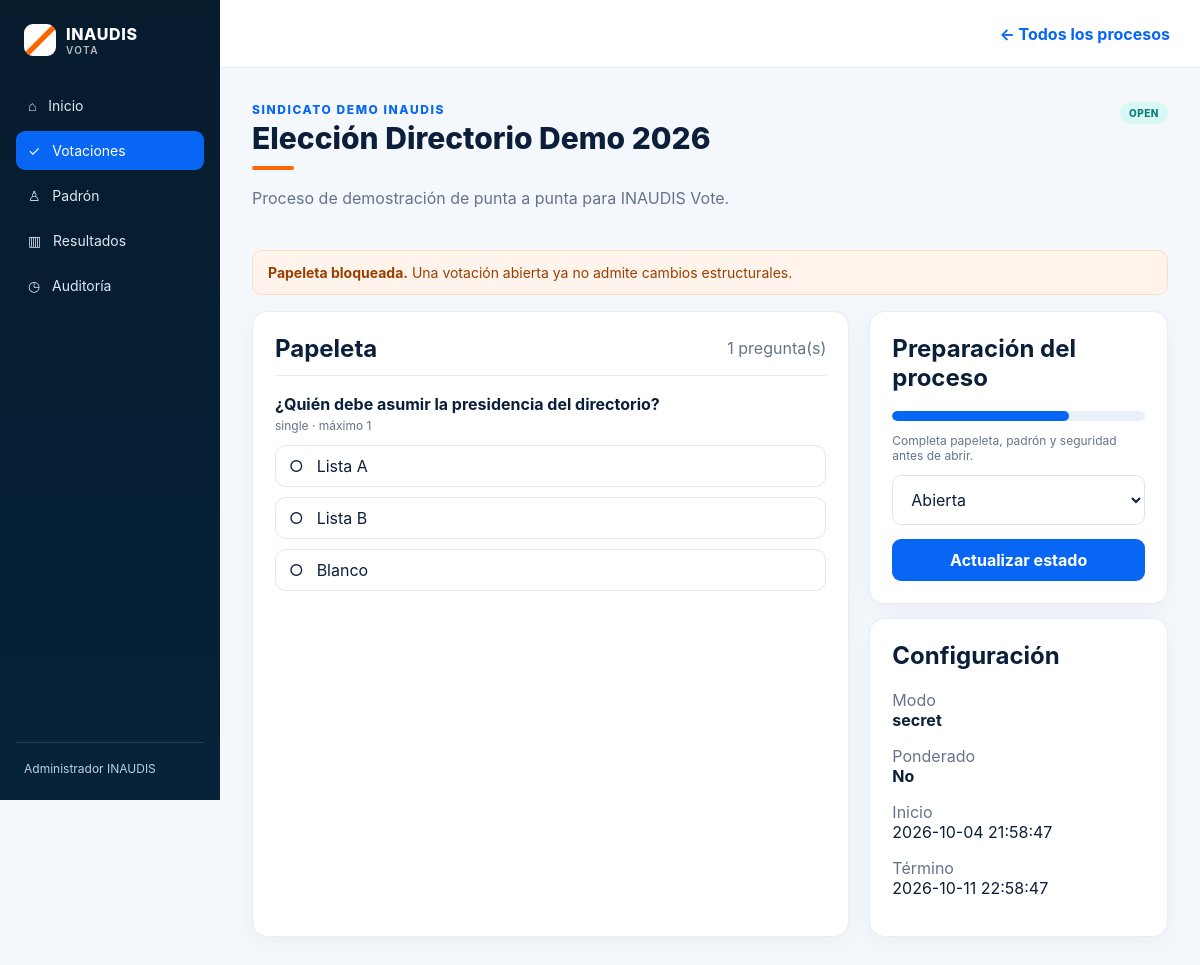
Page /election.php?id=1 (signed in) on the committed database.
### tables this page shows
CREATE TABLE elections (
    id BIGINT UNSIGNED AUTO_INCREMENT PRIMARY KEY,
    organization_id BIGINT UNSIGNED NOT NULL,
    title VARCHAR(180) NOT NULL,
    description TEXT NULL,
    voting_mode ENUM('secret','public') NOT NULL DEFAULT 'secret',
    status ENUM('draft','scheduled','open','closed','cancelled') NOT NULL DEFAULT 'draft',
    starts_at DATETIME NULL,
    ends_at DATETIME NULL,
    allow_weighted_vote TINYINT(1) NOT NULL DEFAULT 0,
    ballot_locked_at DATETIME NULL,
    census_locked_at DATETIME NULL,
    created_by BIGINT UNSIGNED NOT NULL,
    created_at DATETIME NOT NULL DEFAULT CURRENT_TIMESTAMP,
    updated_at DATETIME NOT NULL DEFAULT CURRENT_TIMESTAMP ON UPDATE CURRENT_TIMESTAMP,
    CONSTRAINT fk_elections_organization FOREIGN KEY (organization_id) REFERENCES organizations(id),
    CONSTRAINT fk_elections_creator FOREIGN KEY (created_by) REFERENCES users(id)
);

CREATE TABLE organizations (
    id BIGINT UNSIGNED AUTO_INCREMENT PRIMARY KEY,
    name VARCHAR(150) NOT NULL,
    tax_id VARCHAR(32) NULL,
    slug VARCHAR(120) NOT NULL UNIQUE,
    logo_path VARCHAR(255) NULL,
    primary_color VARCHAR(7) NULL,
    secondary_color VARCHAR(7) NULL,
    status ENUM('active','inactive') NOT NULL DEFAULT 'active',
    created_at DATETIME NOT NULL DEFAULT CURRENT_TIMESTAMP,
    updated_at DATETIME NOT NULL DEFAULT CURRENT_TIMESTAMP ON UPDATE CURRENT_TIMESTAMP
);

CREATE TABLE questions (
    id BIGINT UNSIGNED AUTO_INCREMENT PRIMARY KEY,
    election_id BIGINT UNSIGNED NOT NULL,
    text TEXT NOT NULL,
    question_type ENUM('single','multiple') NOT NULL DEFAULT 'single',
    min_choices INT UNSIGNED NOT NULL DEFAULT 1,
    max_choices INT UNSIGNED NOT NULL DEFAULT 1,
    sort_order INT UNSIGNED NOT NULL DEFAULT 0,
    created_at DATETIME NOT NULL DEFAULT CURRENT_TIMESTAMP,
    CONSTRAINT fk_questions_election FOREIGN KEY (election_id) REFERENCES elections(id) ON DELETE CASCADE
);

CREATE TABLE options (
    id BIGINT UNSIGNED AUTO_INCREMENT PRIMARY KEY,
    question_id BIGINT UNSIGNED NOT NULL,
    label VARCHAR(255) NOT NULL,
    sort_order INT UNSIGNED NOT NULL DEFAULT 0,
    created_at DATETIME NOT NULL DEFAULT CURRENT_TIMESTAMP,
    CONSTRAINT fk_options_question FOREIGN KEY (question_id) REFERENCES questions(id) ON DELETE CASCADE
);

### app/Core/Database.php (called while the page is built, shortened)
<?php
final class Database
{
    private static ?PDO $connection = null;
    public static function connection(): PDO
    {
        if (self::$connection instanceof PDO) {
            return self::$connection;
        }
        $host = getenv('DB_HOST') ?: '127.0.0.1';
        $port = getenv('DB_PORT') ?: '3306';
        $database = getenv('DB_NAME') ?: (getenv('DB_DATABASE') ?: 'inaudis_vote');
        $username = getenv('DB_USER') ?: (getenv('DB_USERNAME') ?: 'root');
        $password = getenv('DB_PASSWORD') ?: '';
        $dsn = sprintf(
            'mysql:host=%s;port=%s;dbname=%s;charset=utf8mb4',
            $host,
            $port,
            $database
        );
        try {
            self::$connection = new PDO($dsn, $username, $password, [
                PDO::ATTR_ERRMODE => PDO::ERRMODE_EXCEPTION,
                PDO::ATTR_DEFAULT_FETCH_MODE => PDO::FETCH_ASSOC,
                PDO::ATTR_EMULATE_PREPARES => false,
            ]);
        } catch (PDOException $exception) {
            throw new RuntimeException('No fue posible conectar con la base de datos.', 0, $exception);
        }
        return self::$connection;
    }
}

### app/Services/ElectionService.php (called while the page is built, shortened)
<?php
final class ElectionService
{
    public static function find(int $id): ?array
    {
        $stmt = Database::connection()->prepare('SELECT e.*, o.name organization_name FROM elections e JOIN organizations o ON o.id=e.organization_id WHERE e.id=:id');
        $stmt->execute(['id' => $id]);
        $row = $stmt->fetch(PDO::FETCH_ASSOC);
        return $row ?: null;
    }
    public static function questions(int $electionId): array
    {
        $pdo=Database::connection();
        $stmt=$pdo->prepare('SELECT * FROM questions WHERE election_id=:id ORDER BY sort_order,id');$stmt->execute(['id'=>$electionId]);
        $questions=$stmt->fetchAll(PDO::FETCH_ASSOC);$opt=$pdo->prepare('SELECT id,label,sort_order FROM options WHERE question_id=:id ORDER BY sort_order,id');
        foreach($questions as &$q){$opt->execute(['id'=>$q['id']]);$q['options']=$opt->fetchAll(PDO::FETCH_ASSOC);}return $questions;
    }
}

### public/election.php (the view, shortened to what this page needs)
<?php
declare(strict_types=1);require dirname(__DIR__).'/config/bootstrap.php';use InaudisVote\Core\Authorization;use InaudisVote\Core\Csrf;use InaudisVote\Services\ElectionService;$user=Authorization::requireRoles(['admin','organizer']);$id=(int)($_GET['id']??0);$election=ElectionService::find($id);if(!$election||!Authorization::canManageElection($user,(int)$election['organization_id'])){http_response_code(404);exit('Votación no encontrada.');}$error=null;if($_SERVER['REQUEST_METHOD']==='POST'){if(!Csrf::validate($_POST['_csrf']??null)){$error='Solicitud inválida.';}else{try{$action=(string)($_POST['action']??'');if($action==='add_question')ElectionService::addQuestion($id,$_POST);if($action==='delete_question')ElectionService::deleteQuestion($id,(int)($_POST['question_id']??0));if($action==='status')ElectionService::setStatus($id,(string)($_POST['status']??''));header('Location: /election.php?id='.$id.'&ok=1');exit;}catch(Throwable $e){$error=$e->getMessage();}}}$election=ElectionService::find($id);$questions=ElectionService::questions($id);$editable=in_array($election['status'],['draft','scheduled'],true)&&empty($election['ballot_locked_at']);$statusClass=$election['status']==='open'?'v-status-open':($election['status']==='closed'?'v-status-closed':'v-status-draft');
?><!doctype html><html lang="es"><head><link rel="stylesheet" href="/assets/inaudis-vota.css"></head><body class="vota-ui"><div class="v-shell"><aside class="v-sidebar"><div class="v-brand"><span class="v-brandmark"></span><span>INAUDIS<small>VOTA</small></span></div><nav class="v-nav"><a href="/dashboard.php">⌂ &nbsp; Inicio</a><a class="active" href="/elections.php">✓ &nbsp; Votaciones</a><a href="/census.php?election_id=<?=$id?>">♙ &nbsp; Padrón</a><a href="/results.php?election_id=<?=$id?>">▥ &nbsp; Resultados</a><a href="/audit.php">◷ &nbsp; Auditoría</a></nav><div class="v-sidebar-foot"><?=htmlspecialchars($user['name'])?></div></aside><div class="v-main"><header class="v-topbar"><a class="v-link" href="/elections.php">← Todos los procesos</a></header><main class="v-content"><div class="v-headrow"><div><div class="v-kicker"><?=htmlspecialchars($election['organization_name'])?></div><h1 class="v-title"><?=htmlspecialchars($election['title'])?></h1><div class="v-accent-line"></div><p class="v-subtitle"><?=htmlspecialchars((string)$election['description'])?></p></div><span class="v-status <?=$statusClass?>"><?=htmlspecialchars($election['status'])?></span></div><?php if(!$editable):?><div class="v-alert v-alert-warn"><strong>Papeleta bloqueada.</strong> Una votación abierta ya no admite cambios estructurales.</div><?php endif;?><div class="v-grid-2" style="grid-template-columns:2fr 1fr"><section class="v-stack"><div class="v-card v-pad"><div class="v-section-head"><h2 style="margin:0">Papeleta</h2><span class="v-muted"><?=count($questions)?> pregunta(s)</span></div><?php foreach($questions as $q):?><article style="border-top:1px solid var(--line);padding:18px 0"><div class="v-section-head"><div><strong><?=htmlspecialchars($q['text'])?></strong><div class="v-muted" style="font-size:12px;margin-top:4px"><?=htmlspecialchars($q['question_type'])?> · máximo <?=$q['max_choices']?></div></div></div><?php foreach($q['options'] as $o):?><div class="v-option" style="cursor:default;padding:10px 13px"><span>○</span><?=htmlspecialchars($o['label'])?></div><?php endforeach;?></article><?php endforeach;?></div></section><aside class="v-stack"><div class="v-card v-pad"><h2 style="margin-top:0">Preparación del proceso</h2><div class="v-progress"><span style="width:<?=$questions?70:35?>%"></span></div><p class="v-muted" style="font-size:12px">Completa papeleta, padrón y seguridad antes de abrir.</p><form method="post" class="v-stack"><select class="v-field" name="status"><?php foreach(['draft'=>'Borrador','scheduled'=>'Programada','open'=>'Abierta','closed'=>'Cerrada','cancelled'=>'Cancelada'] as $v=>$label):?><option value="<?=$v?>" <?=$election['status']===$v?'selected':''?>><?=$label?></option><?php endforeach;?></select><button class="v-btn v-btn-primary">Actualizar estado</button></form></div><div class="v-card v-pad"><h2 style="margin-top:0">Configuración</h2><p><span class="v-muted">Modo</span><br><strong><?=htmlspecialchars($election['voting_mode'])?></strong></p><p><span class="v-muted">Ponderado</span><br><strong><?=$election['allow_weighted_vote']?'Sí':'No'?></strong></p><p><span class="v-muted">Inicio</span><br><?=htmlspecialchars((string)$election['starts_at'])?></p><p><span class="v-muted">Término</span><br><?=htmlspecialchars((string)$election['ends_at'])?></p></div></aside></div></main></div></div></body></html>

### public/assets/inaudis-vota.css (style rules this page uses)
:root { --navy:#071b2d;--blue:#0866f5;--orange:#ff6500;--teal:#0eaaa7;--ink:#0b1f3a;--muted:#64748b;--line:#e5edf6;--bg:#f4f7fb;--danger:#dc2626 }
* { box-sizing:border-box }
body.vota-ui { margin:0;background:var(--bg);color:var(--ink);font-family:Inter,ui-sans-serif,system-ui,-apple-system,BlinkMacSystemFont,"Segoe UI",sans-serif }
.v-shell { min-height:100vh;display:grid;grid-template-columns:220px 1fr }
.v-sidebar { background:linear-gradient(180deg,var(--navy),#06233a);color:#fff;padding:24px 16px;display:flex;flex-direction:column;position:sticky;top:0;height:100vh }
.v-brand { display:flex;align-items:center;gap:10px;font-weight:800;letter-spacing:.04em;margin:0 8px 30px }
.v-brandmark { width:32px;height:32px;border-radius:9px;background:linear-gradient(135deg,#fff 0 45%,var(--orange) 46% 57%,#fff 58%);box-shadow:inset 0 0 0 1px #ffffff22 }
.v-brand small { display:block;font-size:10px;font-weight:600;opacity:.7;letter-spacing:.14em }
.v-nav { display:grid;gap:6px }
.v-nav a { color:#dce9f5;text-decoration:none;padding:11px 12px;border-radius:9px;font-size:14px }
.v-nav a:hover,.v-nav a.active { background:var(--blue);color:#fff }
.v-sidebar-foot { margin-top:auto;border-top:1px solid #ffffff1f;padding:18px 8px 0;font-size:12px;color:#bfd0df }
.v-main { min-width:0 }
.v-topbar { height:68px;background:#fff;border-bottom:1px solid var(--line);display:flex;align-items:center;justify-content:flex-end;padding:0 30px;gap:14px }
.v-content { max-width:1240px;margin:auto;padding:34px 32px 56px }
.v-kicker { font-size:12px;text-transform:uppercase;letter-spacing:.13em;color:var(--blue);font-weight:800 }
.v-title { font-size:30px;line-height:1.15;margin:4px 0 6px;font-weight:800 }
.v-subtitle,.v-muted { color:var(--muted) }
.v-headrow,.v-section-head { display:flex;justify-content:space-between;align-items:flex-start;gap:20px }
.v-headrow { margin-bottom:26px }
.v-section-head { align-items:center;margin-bottom:12px }
.v-btn { border:0;border-radius:9px;padding:11px 17px;font:inherit;font-weight:750;text-decoration:none;display:inline-flex;align-items:center;justify-content:center;gap:8px;cursor:pointer }
.v-btn-primary { background:var(--blue);color:#fff }
.v-card { background:#fff;border:1px solid var(--line);border-radius:15px;box-shadow:0 6px 24px #0b1f3a0a }
.v-pad { padding:22px }
.v-status { display:inline-flex;border-radius:999px;padding:5px 9px;font-size:10px;font-weight:800;letter-spacing:.05em;text-transform:uppercase }
.v-status-open { background:#d9f8f4;color:#087d79 }
.v-progress { height:10px;background:#e9f0f8;border-radius:999px;overflow:hidden }
.v-progress>span { height:100%;display:block;background:var(--blue);border-radius:999px }
.v-link { color:var(--blue);font-weight:700;text-decoration:none }
.v-accent-line { width:42px;height:4px;background:var(--orange);border-radius:999px;margin:10px 0 18px }
.v-grid-2 { display:grid;grid-template-columns:1fr 2fr;gap:20px }
.v-stack { display:grid;gap:14px }
.v-field { width:100%;border:1px solid #dbe5ef;border-radius:9px;padding:13px 14px;font:inherit;outline:none;background:#fff;color:var(--ink) }
.v-alert { border-radius:10px;padding:13px 15px;margin-bottom:16px;font-size:14px }
.v-alert-warn,.v-orange-note { background:#fff4eb;border:1px solid #ffdcc4;color:#9a3e00 }
.v-option { display:flex;gap:13px;align-items:center;border:1px solid #dfe7f0;border-radius:11px;padding:15px;margin:10px 0;cursor:pointer }

### rows in the picture
elections: organization.name "SINDICATO DEMO INAUDIS", title "Elección Directorio Demo 2026", description "Proceso de demostración de punta a punta para INAUDIS Vote.", status "OPEN", status "Abierta", voting_mode "secret", starts_at "2026-10-04 21:58:47", ends_at "2026-10-11 22:58:47"
questions: id "1", text "¿Quién debe asumir la presidencia del directorio?", question_type "single", max_choices "1"
options: label "Lista A"
options: label "Lista B"
options: label "Blanco"

### other values in the picture
$user['name'] "Administrador INAUDIS"
